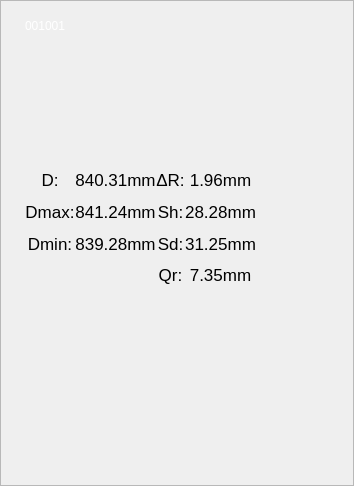
<?xml version="1.0" encoding="UTF-8"?>
<ui version="4.0">
 <class>WheelIcon</class>
 <widget class="QFrame" name="WheelIcon">
  <property name="geometry">
   <rect>
    <x>0</x>
    <y>0</y>
    <width>354</width>
    <height>486</height>
   </rect>
  </property>
  <property name="windowTitle">
   <string>Frame</string>
  </property>
  <property name="frameShape">
   <enum>QFrame::StyledPanel</enum>
  </property>
  <property name="frameShadow">
   <enum>QFrame::Plain</enum>
  </property>
  <property name="lineWidth">
   <number>1</number>
  </property>
  <widget class="QWidget" name="verticalLayoutWidget">
   <property name="geometry">
    <rect>
     <x>20</x>
     <y>10</y>
     <width>276</width>
     <height>291</height>
    </rect>
   </property>
   <layout class="QVBoxLayout" name="mainLayout">
    <property name="leftMargin">
     <number>5</number>
    </property>
    <property name="topMargin">
     <number>5</number>
    </property>
    <property name="rightMargin">
     <number>5</number>
    </property>
    <property name="bottomMargin">
     <number>5</number>
    </property>
    <item>
     <widget class="QWidget" name="iconWidget" native="true">
      <widget class="QLabel" name="lblWheelRFID">
       <property name="geometry">
        <rect>
         <x>0</x>
         <y>0</y>
         <width>81</width>
         <height>21</height>
        </rect>
       </property>
       <property name="styleSheet">
        <string notr="true">color: rgb(255, 255, 255);</string>
       </property>
       <property name="text">
        <string>001001</string>
       </property>
      </widget>
     </widget>
    </item>
    <item>
     <layout class="QGridLayout" name="gridLayout" columnstretch="2,2,1,2,2,0,0">
      <property name="sizeConstraint">
       <enum>QLayout::SetFixedSize</enum>
      </property>
      <property name="topMargin">
       <number>5</number>
      </property>
      <property name="bottomMargin">
       <number>5</number>
      </property>
      <property name="spacing">
       <number>0</number>
      </property>
      <item row="1" column="5">
       <widget class="QLabel" name="label_13">
        <property name="font">
         <font>
          <pointsize>13</pointsize>
         </font>
        </property>
        <property name="text">
         <string>28.28mm</string>
        </property>
        <property name="alignment">
         <set>Qt::AlignCenter</set>
        </property>
       </widget>
      </item>
      <item row="3" column="4">
       <widget class="QLabel" name="label_14">
        <property name="font">
         <font>
          <pointsize>13</pointsize>
         </font>
        </property>
        <property name="text">
         <string>Qr:</string>
        </property>
        <property name="alignment">
         <set>Qt::AlignCenter</set>
        </property>
       </widget>
      </item>
      <item row="0" column="5">
       <widget class="QLabel" name="label_11">
        <property name="font">
         <font>
          <pointsize>13</pointsize>
         </font>
        </property>
        <property name="text">
         <string>1.96mm</string>
        </property>
        <property name="alignment">
         <set>Qt::AlignCenter</set>
        </property>
       </widget>
      </item>
      <item row="0" column="4">
       <widget class="QLabel" name="label_16">
        <property name="font">
         <font>
          <pointsize>13</pointsize>
         </font>
        </property>
        <property name="text">
         <string>ΔR:</string>
        </property>
        <property name="alignment">
         <set>Qt::AlignCenter</set>
        </property>
       </widget>
      </item>
      <item row="2" column="5">
       <widget class="QLabel" name="label_15">
        <property name="font">
         <font>
          <pointsize>13</pointsize>
         </font>
        </property>
        <property name="text">
         <string>31.25mm</string>
        </property>
        <property name="alignment">
         <set>Qt::AlignCenter</set>
        </property>
       </widget>
      </item>
      <item row="3" column="5">
       <widget class="QLabel" name="label_9">
        <property name="font">
         <font>
          <pointsize>13</pointsize>
         </font>
        </property>
        <property name="text">
         <string>7.35mm</string>
        </property>
        <property name="alignment">
         <set>Qt::AlignCenter</set>
        </property>
       </widget>
      </item>
      <item row="2" column="4">
       <widget class="QLabel" name="label_12">
        <property name="font">
         <font>
          <pointsize>13</pointsize>
         </font>
        </property>
        <property name="text">
         <string>Sd:</string>
        </property>
        <property name="alignment">
         <set>Qt::AlignCenter</set>
        </property>
       </widget>
      </item>
      <item row="1" column="4">
       <widget class="QLabel" name="label_10">
        <property name="font">
         <font>
          <pointsize>13</pointsize>
         </font>
        </property>
        <property name="text">
         <string>Sh:</string>
        </property>
        <property name="alignment">
         <set>Qt::AlignCenter</set>
        </property>
       </widget>
      </item>
      <item row="1" column="3">
       <spacer name="horizontalSpacer_5">
        <property name="orientation">
         <enum>Qt::Horizontal</enum>
        </property>
        <property name="sizeHint" stdset="0">
         <size>
          <width>40</width>
          <height>20</height>
         </size>
        </property>
       </spacer>
      </item>
      <item row="1" column="6">
       <spacer name="horizontalSpacer">
        <property name="orientation">
         <enum>Qt::Horizontal</enum>
        </property>
        <property name="sizeHint" stdset="0">
         <size>
          <width>40</width>
          <height>20</height>
         </size>
        </property>
       </spacer>
      </item>
      <item row="0" column="1">
       <widget class="QLabel" name="label_3">
        <property name="font">
         <font>
          <pointsize>13</pointsize>
         </font>
        </property>
        <property name="text">
         <string>D:</string>
        </property>
        <property name="alignment">
         <set>Qt::AlignCenter</set>
        </property>
       </widget>
      </item>
      <item row="0" column="2">
       <widget class="QLabel" name="label_4">
        <property name="font">
         <font>
          <pointsize>13</pointsize>
         </font>
        </property>
        <property name="text">
         <string>840.31mm</string>
        </property>
        <property name="alignment">
         <set>Qt::AlignCenter</set>
        </property>
       </widget>
      </item>
      <item row="1" column="1">
       <widget class="QLabel" name="label_5">
        <property name="font">
         <font>
          <pointsize>13</pointsize>
         </font>
        </property>
        <property name="text">
         <string>Dmax:</string>
        </property>
        <property name="alignment">
         <set>Qt::AlignCenter</set>
        </property>
       </widget>
      </item>
      <item row="1" column="2">
       <widget class="QLabel" name="label_6">
        <property name="font">
         <font>
          <pointsize>13</pointsize>
         </font>
        </property>
        <property name="text">
         <string>841.24mm</string>
        </property>
        <property name="alignment">
         <set>Qt::AlignCenter</set>
        </property>
       </widget>
      </item>
      <item row="2" column="1">
       <widget class="QLabel" name="label_7">
        <property name="font">
         <font>
          <pointsize>13</pointsize>
         </font>
        </property>
        <property name="text">
         <string>Dmin:</string>
        </property>
        <property name="alignment">
         <set>Qt::AlignCenter</set>
        </property>
       </widget>
      </item>
      <item row="2" column="2">
       <widget class="QLabel" name="label_8">
        <property name="font">
         <font>
          <pointsize>13</pointsize>
         </font>
        </property>
        <property name="text">
         <string>839.28mm</string>
        </property>
        <property name="alignment">
         <set>Qt::AlignCenter</set>
        </property>
       </widget>
      </item>
     </layout>
    </item>
   </layout>
  </widget>
 </widget>
 <resources/>
 <connections/>
</ui>
